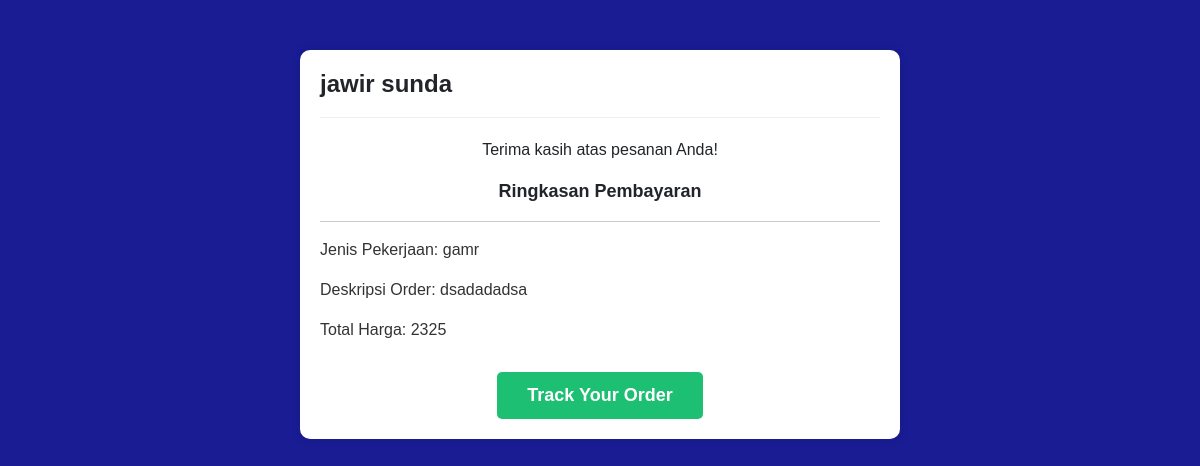
Page /ringkasan_pembayaran.php?id_order=3 on the committed database.
### tables this page shows
CREATE TABLE `order_table` (
  `id_order` int(11) NOT NULL,
  `klien_id` int(11) NOT NULL,
  `id_pekerjaan` int(11) DEFAULT NULL,
  `deskripsi_order` varchar(255) DEFAULT NULL,
  `file` varchar(255) NOT NULL,
  `status` enum('Menunggu Pembayaran','Dalam Pengerjaan','Selesai','Gagal') NOT NULL,
  `created_at` date NOT NULL DEFAULT current_timestamp(),
  `file_finish` varchar(255) NOT NULL
);

CREATE TABLE `users` (
  `id` int(11) NOT NULL,
  `name` varchar(255) NOT NULL,
  `username` varchar(50) NOT NULL,
  `password` varchar(100) NOT NULL,
  `email` varchar(100) NOT NULL,
  `foto_profil` varchar(255) NOT NULL,
  `no_hp` varchar(255) NOT NULL,
  `education` varchar(255) NOT NULL,
  `country` varchar(255) NOT NULL,
  `city_address` varchar(255) NOT NULL,
  `role` enum('klien','freelancer') NOT NULL
);

CREATE TABLE `pekerjaan` (
  `id_pekerjaan` int(11) NOT NULL,
  `freelancer_id` int(11) NOT NULL,
  `jenis_pekerjaan` varchar(255) NOT NULL,
  `deskripsi_order` text NOT NULL,
  `foto` varchar(255) NOT NULL,
  `skills` varchar(255) NOT NULL,
  `harga` varchar(255) NOT NULL,
  `status_pekerjaan` varchar(50) DEFAULT 'belum dipesan',
  `nohp` int(14) NOT NULL
);

### ringkasan_pembayaran.php (the view, shortened to what this page needs)
<?php
include 'config.php';
if(isset($_GET['id_order'])) {
    $idOrder = $_GET['id_order'];
    $query = "SELECT order_table.id_order, order_table.deskripsi_order, order_table.id_pekerjaan, pekerjaan.jenis_pekerjaan, pekerjaan.harga, users.name
              FROM order_table
              INNER JOIN pekerjaan ON order_table.id_pekerjaan = pekerjaan.id_pekerjaan
              INNER JOIN users ON order_table.klien_id = users.id
              WHERE order_table.id_order = ?";
    $stmt = $conn->prepare($query);
    $stmt->bind_param("i", $idOrder);
    $stmt->execute();
    $result = $stmt->get_result();
    if ($result->num_rows > 0) {
        $row = $result->fetch_assoc();
    } else {
        echo "Tidak ada data yang ditemukan.";
    }
} else {
    echo "ID Order tidak ditemukan.";
}
?>
<!DOCTYPE html>
<html lang="en">
<head>
    <link href="https://cdn.jsdelivr.net/npm/bootstrap@5.3.0/dist/css/bootstrap.min.css" rel="stylesheet">
</head>
<body>
    <div class="payment-container">
        <div class="payment-header">
            <h2 class="text-center"><?= $row['name'] ?></h2>
        </div>
        <div class="payment-details text-center">
            <p>Terima kasih atas pesanan Anda!</p>
        </div>
        <div class="payment-summary">
            <div class="summary-heading text-center">Ringkasan Pembayaran</div>
            <div class="summary-details">
                <hr>
                <p class="text-start">Jenis Pekerjaan: <?= $row['jenis_pekerjaan'] ?></p>
                <p class="text-start">Deskripsi Order: <?= $row['deskripsi_order'] ?></p>
                <p class="text-start">Total Harga: <?= $row['harga'] ?></p>
            </div>
        </div>
        <div class="track-btn">
            <a href="riwayat_order.php" class="btn btn-track">Track Your Order</a>
        </div>
    </div>
</body>
</html>

### ringkasan_pembayaran.php (style rules this page uses)
body { font-family: Arial, sans-serif; background-color: rgba(1, 4, 136, 0.9); }
.payment-container { max-width: 600px; margin: 50px auto; padding: 20px; background-color: #fff; border-radius: 10px; box-shadow: 0px 0px 10px rgba(0, 0, 0, 0.1); }
.payment-header { display: flex; align-items: center; justify-content: space-between; margin-bottom: 20px; padding-bottom: 10px; border-bottom: 1px solid #eee; }
.payment-header h2 { font-size: 24px; font-weight: bold; }
.payment-summary { margin-bottom: 30px; }
.summary-heading { font-size: 18px; font-weight: bold; margin-bottom: 10px; }
.summary-details { font-size: 16px; color: #333; margin-bottom: 20px; }
.track-btn { display: flex; justify-content: center; margin-top: 20px; }
.btn-track { padding: 10px 30px; font-size: 18px; font-weight: bold; color: #fff; background-color: #1dbf73; border: none; border-radius: 5px; cursor: pointer; transition: background-color 0.3s; }

### rows in the picture
order_table: klien.name "jawir sunda", id_pekerjaan.jenis_pekerjaan "gamr", deskripsi_order "dsadadadsa", id_pekerjaan.harga "2325"
